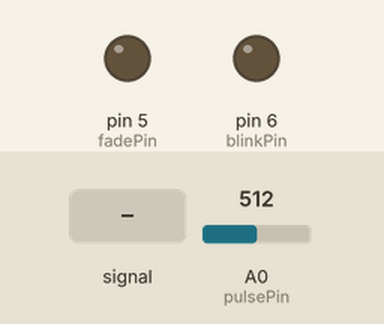
A sketch run on a simulated Arduino Uno, built with avr-gcc and run on an emulated ATmega328P. Shown: output pins drawn as LEDs (lit = HIGH). The test bench sets the inputs (shaded band); at power-on: A0 (pulsePin) = 512. What the sketch prints to the serial monitor is not drawn.

Above: at 1.2 s.
1.3 s: A0 (pulsePin) fed a 200 Hz sine of ±81 counts around its level
At 2.28 s:
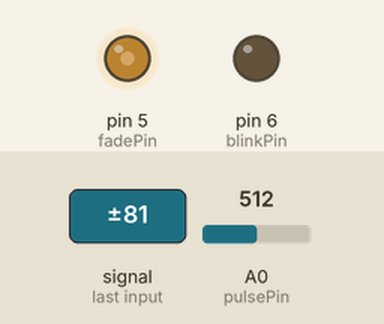
4.3 s: A0 (pulsePin) set to 716
At 5.1 s:
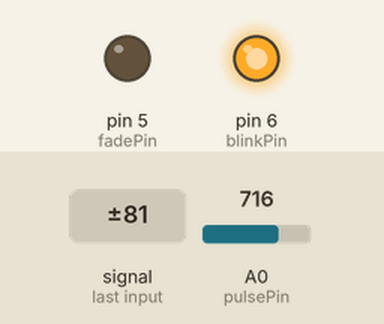
6.1 s: A0 (pulsePin) fed a 2 Hz sine of ±306 counts around its level
At 6.73 s:
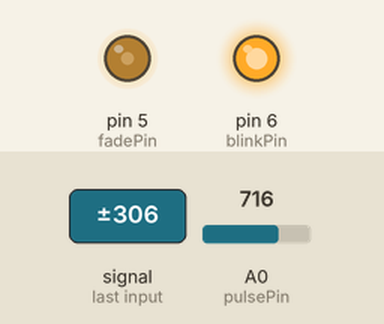
9.1 s: A0 (pulsePin) fed a 1000 Hz sine of ±255 counts around its level
At 10.4 s:
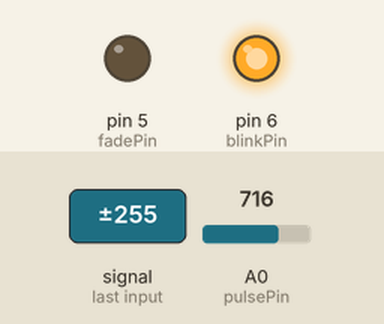
10.8 s: A0 (pulsePin) set to 524
At 11.5 s:
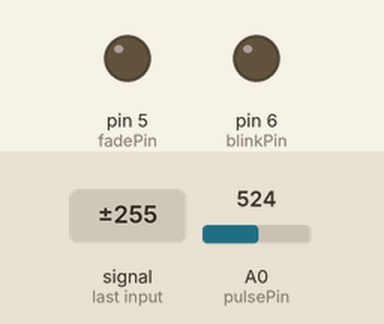
13.8 s: A0 (pulsePin) set to 501
At 14.9 s:
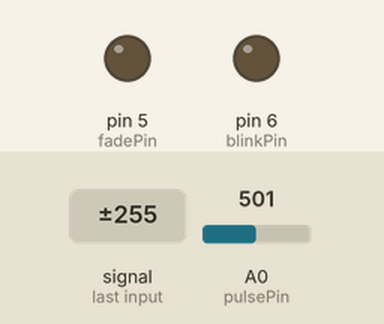
Timing chart, 0 to 16.8 s (numbered marks = the images above; inputs shaded):
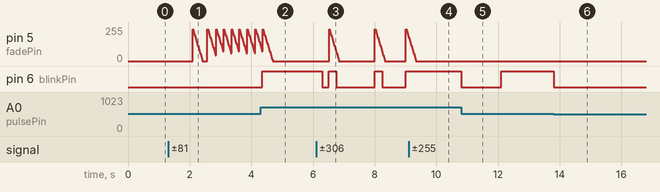

Measured:
- after the input at 4.3 s, pin 6 (blinkPin): LOW → HIGH after 0.06 s
- after the input at 9.1 s, pin 5 (fadePin): goes on until 9.3 s, then stays 0/255; pin 6 (blinkPin): stops changing and stays HIGH
- after the input at 10.8 s, pin 6 (blinkPin): HIGH → LOW at once, → HIGH 1.3 s later
- after the input at 13.8 s, pin 6 (blinkPin): HIGH → LOW at once

The sketch:

Microduino_Pulse_measurement.ino
```cpp
/*
>> Pulse Sensor Amped 1.2 <<
This code is for Pulse Sensor Amped by Joel Murphy and Yury Gitman
www.pulsesensor.com
>>> Pulse Sensor purple wire goes to Analog Pin 0 <<<
Pulse Sensor sample aquisition and processing happens in the background via Timer 2 interrupt. 2mS sample rate.
PWM on pins 3 and 11 will not work when using this code, because we are using Timer 2!
The following variables are automatically updated:
Signal : int that holds the analog signal data straight from the sensor. updated every 2mS.
IBI : int that holds the time interval between beats. 2mS resolution.
BPM : int that holds the heart rate value, derived every beat, from averaging previous 10 IBI values.
QS : boolean that is made true whenever Pulse is found and BPM is updated. User must reset.
Pulse : boolean that is true when a heartbeat is sensed then false in time with pin13 LED going out.
This code is designed with output serial data to Processing sketch "PulseSensorAmped_Processing-xx"
The Processing sketch is a simple data visualizer.
All the work to find the heartbeat and determine the heartrate happens in the code below.
Pin 13 LED will blink with heartbeat.
If you want to use pin 13 for something else, adjust the interrupt handler
It will also fade an LED on pin fadePin with every beat. Put an LED and series resistor from fadePin to GND.
Check here for detailed code walkthrough:
http://pulsesensor.myshopify.com/pages/pulse-sensor-amped-arduino-v1dot1
Code Version 1.2 by Joel Murphy & Yury Gitman Spring 2013
This update fixes the firstBeat and secondBeat flag usage so that realistic BPM is reported.
*/


// VARIABLES
int pulsePin = A0; // Pulse Sensor purple wire connected to analog pin 0
int blinkPin = 6; // pin to blink led at each beat
int fadePin = 5; // pin to do fancy classy fading blink at each beat
int fadeRate = 0; // used to fade LED on with PWM on fadePin

int data,num;

float timer,timey,time1,time2,time3; //¶¨Òå±äÁ¿Îª¸¡µãÊý


// these variables are volatile because they are used during the interrupt service routine!
volatile int BPM; // used to hold the pulse rate
volatile int Signal; // holds the incoming raw data
volatile int IBI = 600; // holds the time between beats, must be seeded!
volatile boolean Pulse = false; // true when pulse wave is high, false when it's low
volatile boolean QS = false; // becomes true when Arduoino finds a beat.


void setup(){
  timer=millis();
  timey=millis();
  time1=millis();
  pinMode(blinkPin,OUTPUT); // pin that will blink to your heartbeat!
  pinMode(fadePin,OUTPUT); // pin that will fade to your heartbeat!
  pinMode(pulsePin, INPUT_PULLUP);
  Serial.begin(115200); // we agree to talk fast!
  interruptSetup(); // sets up to read Pulse Sensor signal every 2mS
  // UN-COMMENT THE NEXT LINE IF YOU ARE POWERING The Pulse Sensor AT LOW VOLTAGE,
  // AND APPLY THAT VOLTAGE TO THE A-REF PIN
  //analogReference(EXTERNAL);
}


void loop(){
  sendDataToProcessing('S', Signal); // send Processing the raw Pulse Sensor data
  if (QS == true){ // Quantified Self flag is true when arduino finds a heartbeat

    fadeRate = 255; // Set 'fadeRate' Variable to 255 to fade LED with pulse
    sendDataToProcessing('B',BPM); // send heart rate with a 'B' prefix
    sendDataToProcessing('Q',IBI); // send time between beats with a 'Q' prefix
    QS = false; // reset the Quantified Self flag for next time
  }

  ledFadeToBeat();

  if(fadeRate>230)
    data++;
  if(data>5)
  {

    if(millis()-timer>1000)
    {
      timer=millis();
      timey++;
    }
    if(data%5==0)
      num=60*(data-5)/timey;
  }
 if(fadeRate==0)
 {
     if(millis()-time2>1000)
    {
      time2=millis();
      time3++;
    }
 }
 else
 time3=0;

  if(time3>1)
  {
    data=0;
    num=0;
    timey=0;
    time3=0;
  }


  delay(20); // take a break
  //Serial.print("xintiao:");
  Serial.print(data);
  Serial.print("\t");

  /*
  Serial.print(" ");
  Serial.println(fadeRate);
  Serial.print(" timey: ");
  Serial.print(timey);
   Serial.print(" time3: ");
  Serial.println(time3);
  Serial.print(" xintiao: ");
  Serial.print(num);
  Serial.println("num/min");
  */
}


void ledFadeToBeat(){
  fadeRate -= 15; // set LED fade value
  fadeRate = constrain(fadeRate,0,255); // keep LED fade value from going into negative numbers!
  analogWrite(fadePin,fadeRate); // fade LED
}

void sendDataToProcessing(char symbol, int data ){
  //Serial.print(symbol); // symbol prefix tells Processing what type of data is coming
  // Serial.println(data); // the data to send culminating in a carriage return
}
```

Interrupt.ino
```cpp
volatile int rate[10]; // array to hold last ten IBI values
volatile unsigned long sampleCounter = 0; // used to determine pulse timing
volatile unsigned long lastBeatTime = 0; // used to find IBI
volatile int P =512; // used to find peak in pulse wave, seeded
volatile int T = 512; // used to find trough in pulse wave, seeded
volatile int thresh = 512; // used to find instant moment of heart beat, seeded
volatile int amp = 100; // used to hold amplitude of pulse waveform, seeded
volatile boolean firstBeat = true; // used to seed rate array so we startup with reasonable BPM
volatile boolean secondBeat = false; // used to seed rate array so we startup with reasonable BPM


void interruptSetup(){
  // Initializes Timer2 to throw an interrupt every 2mS.
  TCCR2A = 0x02; // DISABLE PWM ON DIGITAL PINS 3 AND 11, AND GO INTO CTC MODE
  TCCR2B = 0x06; // DON'T FORCE COMPARE, 256 PRESCALER
  OCR2A = 0X7C; // SET THE TOP OF THE COUNT TO 124 FOR 500Hz SAMPLE RATE
  TIMSK2 = 0x02; // ENABLE INTERRUPT ON MATCH BETWEEN TIMER2 AND OCR2A
  sei(); // MAKE SURE GLOBAL INTERRUPTS ARE ENABLED
}


// THIS IS THE TIMER 2 INTERRUPT SERVICE ROUTINE.
// Timer 2 makes sure that we take a reading every 2 miliseconds
ISR(TIMER2_COMPA_vect){ // triggered when Timer2 counts to 124
  cli(); // disable interrupts while we do this
  Signal = analogRead(pulsePin); // read the Pulse Sensor
  sampleCounter += 2; // keep track of the time in mS with this variable
  int N = sampleCounter - lastBeatTime; // monitor the time since the last beat to avoid noise

    // find the peak and trough of the pulse wave
  if(Signal < thresh && N > (IBI/5)*3){ // avoid dichrotic noise by waiting 3/5 of last IBI
    if (Signal < T){ // T is the trough
      T = Signal; // keep track of lowest point in pulse wave
    }
  }

  if(Signal > thresh && Signal > P){ // thresh condition helps avoid noise
    P = Signal; // P is the peak
  } // keep track of highest point in pulse wave

  // NOW IT'S TIME TO LOOK FOR THE HEART BEAT
  // signal surges up in value every time there is a pulse
  if (N > 250){ // avoid high frequency noise
    if ( (Signal > thresh) && (Pulse == false) && (N > (IBI/5)*3) ){
      Pulse = true; // set the Pulse flag when we think there is a pulse
      digitalWrite(blinkPin,HIGH); // turn on pin 13 LED
      IBI = sampleCounter - lastBeatTime; // measure time between beats in mS
      lastBeatTime = sampleCounter; // keep track of time for next pulse

      if(secondBeat){ // if this is the second beat, if secondBeat == TRUE
        secondBeat = false; // clear secondBeat flag
        for(int i=0; i<=9; i++){ // seed the running total to get a realisitic BPM at startup
          rate[i] = IBI;
        }
      }

      if(firstBeat){ // if it's the first time we found a beat, if firstBeat == TRUE
        firstBeat = false; // clear firstBeat flag
        secondBeat = true; // set the second beat flag
        sei(); // enable interrupts again
        return; // IBI value is unreliable so discard it
      }


      // keep a running total of the last 10 IBI values
      word runningTotal = 0; // clear the runningTotal variable

      for(int i=0; i<=8; i++){ // shift data in the rate array
        rate[i] = rate[i+1]; // and drop the oldest IBI value
        runningTotal += rate[i]; // add up the 9 oldest IBI values
      }

      rate[9] = IBI; // add the latest IBI to the rate array
      runningTotal += rate[9]; // add the latest IBI to runningTotal
      runningTotal /= 10; // average the last 10 IBI values
      BPM = 60000/runningTotal; // how many beats can fit into a minute? that's BPM!
      QS = true; // set Quantified Self flag
      // QS FLAG IS NOT CLEARED INSIDE THIS ISR
    }
  }

  if (Signal < thresh && Pulse == true){ // when the values are going down, the beat is over
    digitalWrite(blinkPin,LOW); // turn off pin 13 LED
    Pulse = false; // reset the Pulse flag so we can do it again
    amp = P - T; // get amplitude of the pulse wave
    thresh = amp/2 + T; // set thresh at 50% of the amplitude
    P = thresh; // reset these for next time
    T = thresh;
  }

  if (N > 2500){ // if 2.5 seconds go by without a beat
    thresh = 512; // set thresh default
    P = 512; // set P default
    T = 512; // set T default
    lastBeatTime = sampleCounter; // bring the lastBeatTime up to date
    firstBeat = true; // set these to avoid noise
    secondBeat = false; // when we get the heartbeat back
  }

  sei(); // enable interrupts when youre done!
}// end isr
```
